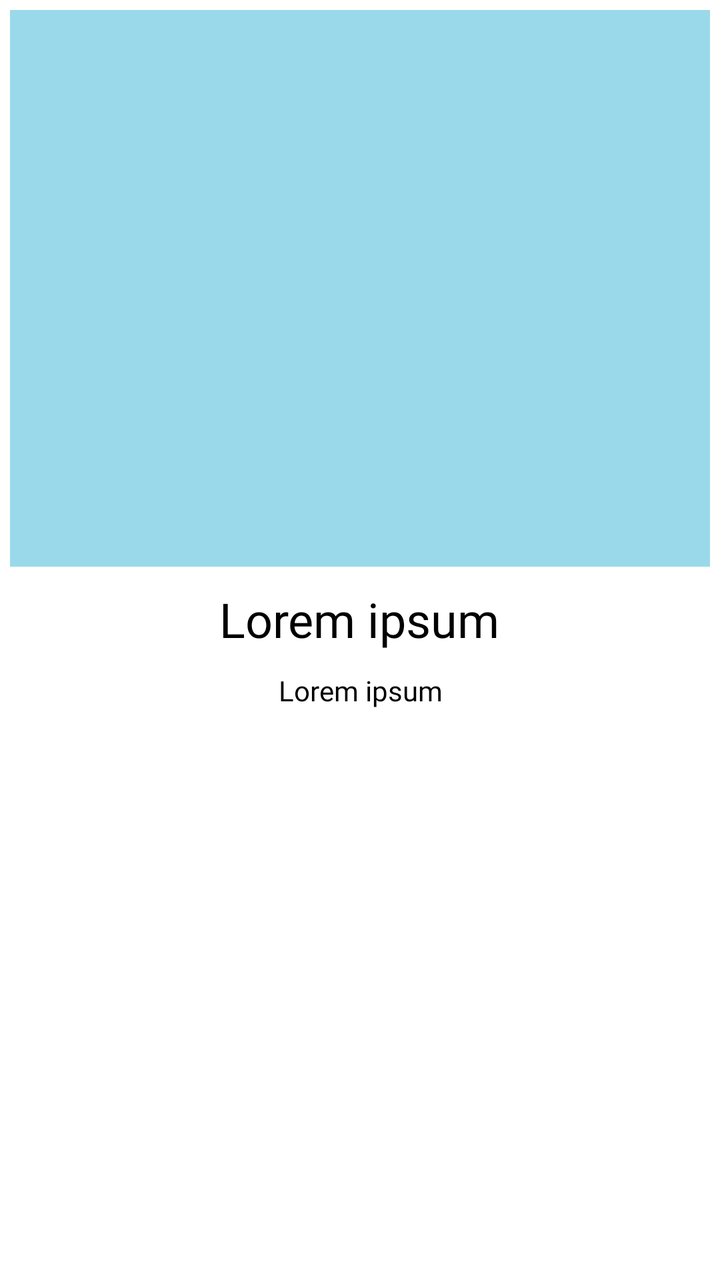
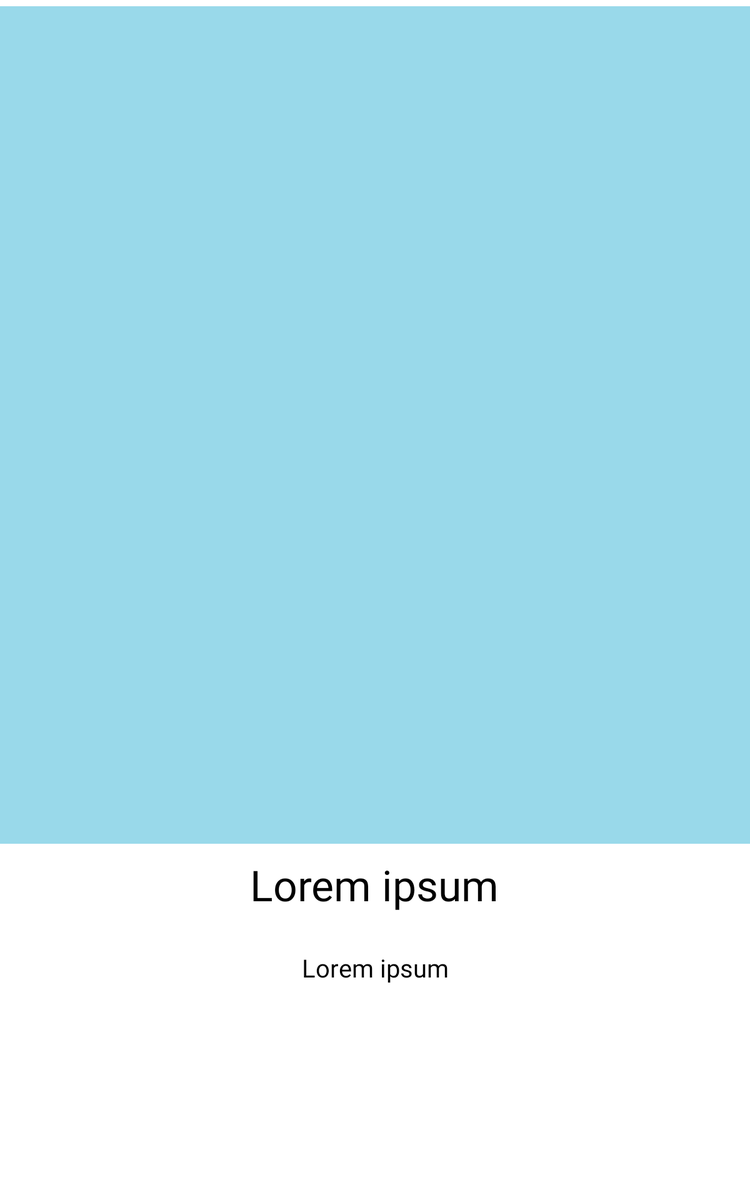

Compare how this app lays out the same screen by default and in its alternative resource folder. The renders come first, then the two layout files and the values they reference.
<!-- AndroidManifest.xml: application theme Theme.MadBatterApp -->
<!-- res/layout/fragment_product_details.xml -->
<?xml version="1.0" encoding="utf-8"?>
<LinearLayout xmlns:android="http://schemas.android.com/apk/res/android"
    android:layout_height="match_parent" android:layout_width="match_parent"
    android:background="#ffffff" android:orientation="vertical">

    <LinearLayout
        android:layout_width="match_parent"
        android:layout_height="wrap_content"
        android:id="@+id/LinearLayoutHeader"
        android:orientation="horizontal">

        <ImageView
            android:layout_width="wrap_content"
            android:layout_height="wrap_content"
            android:id="@+id/ImageViewProduct"
            android:adjustViewBounds="true"
            android:scaleType="fitXY"
            android:src="@drawable/placeholder"
            android:layout_margin="5dp">
        </ImageView>

    </LinearLayout>

    <TextView
        android:id="@+id/TextViewProductTitle"
        android:layout_width="wrap_content"
        android:layout_height="wrap_content"
        android:layout_gravity="center"
        android:layout_margin="5dp"
        android:text="@string/placeholder"
        android:fontFamily="@font/abril_fatface"
        android:textColor="#000000"
        android:textSize="24dp" />

    <TextView
        android:id="@+id/TextViewProductDetails"
        android:layout_width="match_parent"
        android:layout_height="wrap_content"
        android:layout_margin="5dp"
        android:fontFamily="@font/asap"
        android:text="@string/placeholder"
        android:textAlignment="center"
        android:textColor="#000000" />
</LinearLayout>
<!-- resources referenced by this layout -->
<resources>
  <!-- drawable placeholder: png bitmap (drawable, 2061 bytes) -->
  <string name="placeholder">Lorem ipsum</string>
  <style name="Theme.MadBatterApp" parent="Theme.MaterialComponents.DayNight.DarkActionBar">
          
          <item name="colorPrimary">@color/purple_500</item>
          <item name="colorPrimaryVariant">@color/purple_700</item>
          <item name="colorOnPrimary">@color/white</item>
          
          <item name="colorSecondary">@color/teal_200</item>
          <item name="colorSecondaryVariant">@color/teal_700</item>
          <item name="colorOnSecondary">@color/black</item>
          
          <item name="android:statusBarColor" tools:targetApi="l">?attr/colorPrimaryVariant</item>
          
      </style>
  <color name="purple_500">#FF6200EE</color>
  <color name="purple_700">#FF3700B3</color>
  <color name="white">#FFFFFFFF</color>
  <color name="teal_200">#FF03DAC5</color>
  <color name="teal_700">#FF018786</color>
  <color name="black">#FF000000</color>
</resources>
<!-- res/layout-sw600dp/fragment_product_details.xml (the repository's variant of the layout above) -->
<!-- drawn on a 7-inch tablet held upright -->
<?xml version="1.0" encoding="utf-8"?>
<LinearLayout xmlns:android="http://schemas.android.com/apk/res/android"
    xmlns:app="http://schemas.android.com/apk/res-auto"
    android:layout_height="match_parent" android:layout_width="match_parent"
    android:background="#ffffff" android:orientation="vertical">

<androidx.constraintlayout.widget.ConstraintLayout
    android:layout_width="match_parent"
    android:layout_height="wrap_content">

    <ImageView
        android:id="@+id/ImageViewProduct"
        android:layout_width="958dp"
        android:layout_height="670dp"
        android:layout_margin="5dp"
        android:layout_marginTop="32dp"
        android:adjustViewBounds="true"
        android:contentDescription="@string/placeholder"
        android:scaleType="fitXY"
        android:src="@drawable/placeholder"
        app:layout_constraintEnd_toEndOf="parent"
        app:layout_constraintStart_toStartOf="parent"
        app:layout_constraintTop_toTopOf="parent" />

</androidx.constraintlayout.widget.ConstraintLayout>

    <TextView
        android:id="@+id/TextViewProductTitle"
        android:layout_width="wrap_content"
        android:layout_height="wrap_content"
        android:layout_gravity="center"
        android:layout_margin="10dp"
        android:fontFamily="@font/abril_fatface"
        android:text="@string/placeholder"
        android:textColor="#000000"
        android:textSize="34dp" />

    <TextView
        android:id="@+id/TextViewProductDetails"
        android:layout_width="match_parent"
        android:layout_height="wrap_content"
        android:layout_margin="20dp"
        android:text="@string/placeholder"
        android:fontFamily="@font/asap"
        android:textAlignment="center"
        android:textColor="#000000"
        android:textSize="20sp" />
</LinearLayout>
